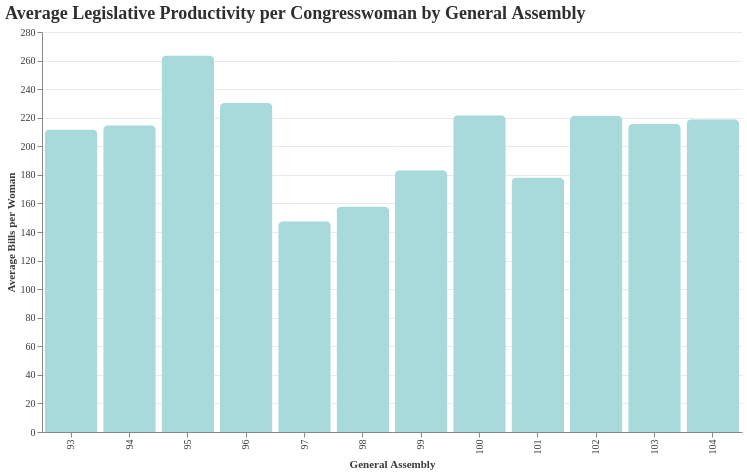

This figure's notebook cell:
### Code cell
ga_avg = (
    df.groupby("general_assembly", as_index=False)
    .agg(
        avg_bills_per_woman=("ilga_all_bills_count", "mean"),
        avg_primary_per_woman=("ilga_primary_bills_count", "mean"),
        avg_cosponsored_per_woman=("ilga_cosponsored_bills_count", "mean"),
        women_count=("ilga_name", "nunique")
    )
)

chart2 = alt.Chart(ga_avg).mark_bar(cornerRadiusTopLeft=5, cornerRadiusTopRight=5).encode(
    x=alt.X("general_assembly:O", title="General Assembly"),
    y=alt.Y("avg_bills_per_woman:Q", title="Average Bills per Woman"),
    color=alt.value("#A8DADC"),
    tooltip=[
        "general_assembly",
        alt.Tooltip("avg_bills_per_woman:Q", format=".1f"),
        alt.Tooltip("avg_primary_per_woman:Q", format=".1f"),
        alt.Tooltip("avg_cosponsored_per_woman:Q", format=".1f"),
        "women_count"
    ]
).properties(
    title="Average Legislative Productivity per Congresswoman by General Assembly",
    width=700,
    height=400
)

style_chart(chart2)

### Figure 1 — Vega-Lite specification as saved in the notebook (floating-point values rounded to 4 significant figures)
{"config": {"view": {"continuousWidth": 300, "continuousHeight": 300, "strokeWidth": 0}, "axis": {"gridColor": "#EAEAEA", "labelColor": "#3A3A3A", "labelFont": "Georgia", "titleColor": "#3A3A3A", "titleFont": "Georgia"}, "legend": {"labelFont": "Georgia", "titleFont": "Georgia"}, "title": {"anchor": "start", "color": "#2F2F2F", "font": "Georgia", "fontSize": 18}}, "data": {"name": "data-7a481521e74a14037ff32cbcf91f89c8"}, "mark": {"type": "bar", "cornerRadiusTopLeft": 5, "cornerRadiusTopRight": 5}, "encoding": {"color": {"value": "#A8DADC"}, "tooltip": [{"field": "general_assembly", "type": "quantitative"}, {"field": "avg_bills_per_woman", "format": ".1f", "type": "quantitative"}, {"field": "avg_primary_per_woman", "format": ".1f", "type": "quantitative"}, {"field": "avg_cosponsored_per_woman", "format": ".1f", "type": "quantitative"}, {"field": "women_count", "type": "quantitative"}], "x": {"field": "general_assembly", "title": "General Assembly", "type": "ordinal"}, "y": {"field": "avg_bills_per_woman", "title": "Average Bills per Woman", "type": "quantitative"}}, "height": 400, "title": "Average Legislative Productivity per Congresswoman by General Assembly", "width": 700, "$schema": "https://vega.github.io/schema/vega-lite/v6.4.1.json", "datasets": {"data-7a481521e74a14037ff32cbcf91f89c8": [{"general_assembly": 93, "avg_bills_per_woman": 211.7, "avg_primary_per_woman": 44.1, "avg_cosponsored_per_woman": 167.6, "women_count": 47}, {"general_assembly": 94, "avg_bills_per_woman": 214.8, "avg_primary_per_woman": 43.32, "avg_cosponsored_per_woman": 171.5, "women_count": 47}, {"general_assembly": 95, "avg_bills_per_woman": 263.5, "avg_primary_per_woman": 51.37, "avg_cosponsored_per_woman": 212.1, "women_count": 43}, {"general_assembly": 96, "avg_bills_per_woman": 230.5, "avg_primary_per_woman": 53.0, "avg_cosponsored_per_woman": 177.5, "women_count": 43}, {"general_assembly": 97, "avg_bills_per_woman": 147.5, "avg_primary_per_woman": 48.52, "avg_cosponsored_per_woman": 98.98, "women_count": 45}, {"general_assembly": 98, "avg_bills_per_woman": 157.8, "avg_primary_per_woman": 40.71, "avg_cosponsored_per_woman": 117.1, "women_count": 49}, {"general_assembly": 99, "avg_bills_per_woman": 183.2, "avg_primary_per_woman": 49.84, "avg_cosponsored_per_woman": 133.4, "women_count": 43}, {"general_assembly": 100, "avg_bills_per_woman": 221.7, "avg_primary_per_woman": 44.3, "avg_cosponsored_per_woman": 177.4, "women_count": 47}, {"general_assembly": 101, "avg_bills_per_woman": 178.1, "avg_primary_per_woman": 39.94, "avg_cosponsored_per_woman": 138.2, "women_count": 51}, {"general_assembly": 102, "avg_bills_per_woman": 221.4, "avg_primary_per_woman": 46.3, "avg_cosponsored_per_woman": 175.1, "women_count": 60}, {"general_assembly": 103, "avg_bills_per_woman": 215.8, "avg_primary_per_woman": 50.55, "avg_cosponsored_per_woman": 165.3, "women_count": 59}, {"general_assembly": 104, "avg_bills_per_woman": 219.0, "avg_primary_per_woman": 55.61, "avg_cosponsored_per_woman": 163.4, "women_count": 57}]}}
